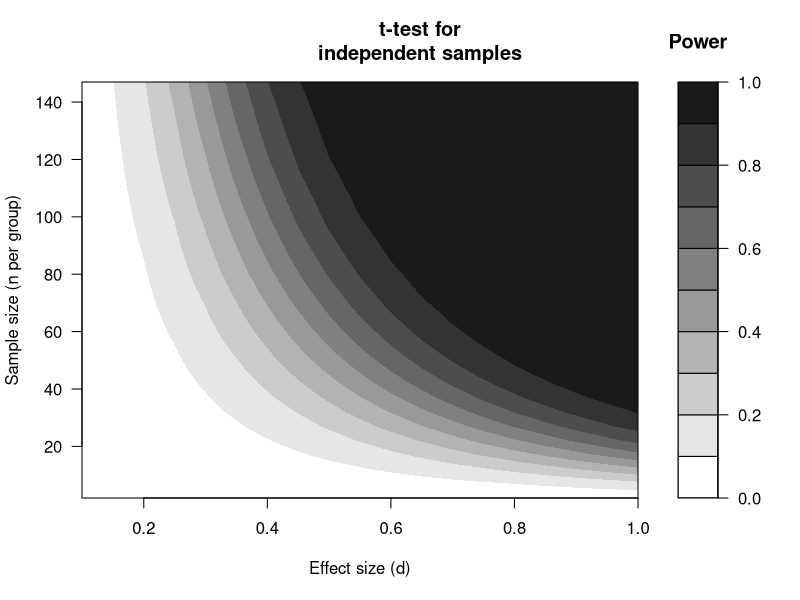
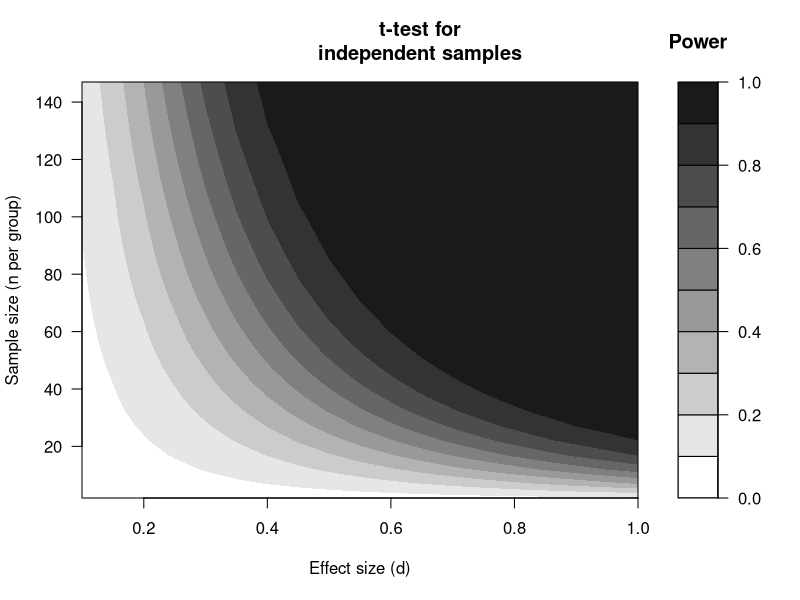

These charts were generated, in order, by the following R code:
## ---- chunk 1
# adapted from plot.powercontours.2050705.R
# HQ 20150705
alpha <- .01
x1 <- seq(0.1,1.0,by=.05) # effect size d
x2 <- seq(2,150,by=5) # sample size N
zz <- matrix(NA, nrow=length(x1),ncol=length(x2))
rownames(zz) <- x1
colnames(zz) <- x2
for (i in x1) { 
  for (j in x2) zz[as.character(i),as.character(j)] <- power.t.test( d=i, n=j, sig=alpha, 
                                                                     type="two", alt="two" )$power 
  }
filled.contour( x1, x2, zz, levels=c(0:10)/10, 
                col=gray(c(10:0)/10), key.title = title(main = "Power"), 
                xlab="Effect size (d)", ylab="Sample size (n per group)" )
title( main="t-test for\nindependent samples", line=1.1 )
## ---- chunk 2
# adapted from plot.powercontours.2050705.R
# HQ 20150705
alpha <- .05
x1 <- seq(0.1,1.0,by=.05) # effect size d
x2 <- seq(2,150,by=5) # sample size N
zz <- matrix(NA, nrow=length(x1),ncol=length(x2))
rownames(zz) <- x1
colnames(zz) <- x2
for (i in x1) { 
  for (j in x2) zz[as.character(i),as.character(j)] <- power.t.test( d=i, n=j, sig=alpha, 
                                                                     type="two", alt="two" )$power 
  }
filled.contour( x1, x2, zz, levels=c(0:10)/10, 
                col=gray(c(10:0)/10), key.title = title(main = "Power"), 
                xlab="Effect size (d)", ylab="Sample size (n per group)" )
title( main="t-test for\nindependent samples", line=1.1 )
